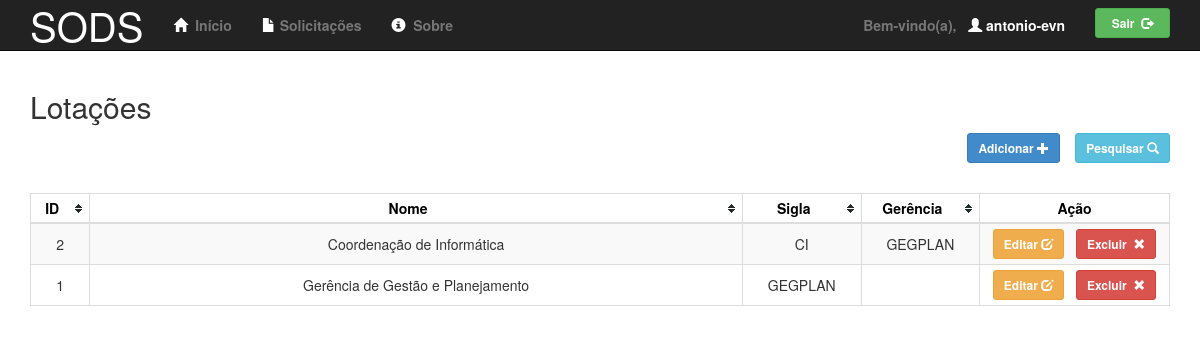
Screenshot of /admin/lotacoes/index.php (signed in) with the database file from the repository.
### tables this page shows
create table lotacao (
    id int not null primary key auto_increment,
    nome varchar(67) not null unique,
    sigla varchar(10) not null unique,
    gerencia_id int
);

### app/lib/db.php (called while the page is built, shortened)
<?php
    function get_db_connection($host='10.243.1.14', $user='sods', $password='dev123') {
        $conexao = null;
        if (isset($host) && isset($user) && isset($password)) {
            $conexao = mysql_connect($host, $user, $password, true);
        }
        return $conexao;
    }
?>

### app/dao/LotacaoDAO.php (called while the page is built, shortened)
<?php
    @require_once $_SERVER['DOCUMENT_ROOT'] . '/sods/app/lib/db.php';
    class LotacaoDAO implements DAO {
        private $connection;
        public function __construct() {
            $this->connection = get_db_connection();
        }
        public function get($field, $value) {
            if (isset($field) && isset($value)) {
                if (gettype($value) == 'string') {
                    $value = "'$value'";
                }
                $query = "select * from lotacao where $field = $value";
                $result = mysql_query($query, $this->connection);
                return mysql_fetch_object($result);
            }
        }
        public function count($criteria=null) {
            $query = "select * from lotacao";
            $result = mysql_query($query, $this->connection);
            $rows = mysql_num_rows($result);
            return $rows;
        }
        public function paginate($rows=10, $start=0, $criteria=null) {
            $all = array();
            $where = empty($criteria) ? "" : "where $criteria";
            $query = "select * from lotacao $where order by id desc limit $rows offset $start";
            $result = mysql_query($query, $this->connection);
            while ($row = mysql_fetch_array($result)) {
                $row['gerencia'] = $this->get('id', $row['gerencia_id']);
                array_push($all, $row);
            }
            return $all;
        }
    }
?>

### admin/lotacoes/index.php (the view, shortened to what this page needs)
<?php
    @include $_SERVER['DOCUMENT_ROOT'] . '/sods/app/controllers/LotacoesController.php';
    $controller = new LotacoesController();
?>
<?php
        @include $_SERVER['DOCUMENT_ROOT'] . '/sods/includes/topo.php';
?>
        <div class="container">
            <h2>Lotações</h2>
            <div class="row">
                <div class="col-md-12">
                    <div class="col-md-11">
                        <button
                            id="btn-add"
                            class="btn btn-primary btn-sm pull-right"
                            data-toggle="modal"
                            data-target="#modal-add"
                            onclick="add()">
                            <b>Adicionar</b>
                            <span class="glyphicon glyphicon-plus"></span>
                        </button>
                    </div>
                    <button
                        id="btn-search"
                        class="btn btn-info btn-sm pull-right"
                        data-toggle="modal"
                        data-target="#modal-search"
                        onclick="search()">
                        <b>Pesquisar</b>
                        <span class="glyphicon glyphicon-search"></span>
                    </button>
                </div>
            </div>
            <div class="row">
                <div class="col-md-12">&nbsp;</div>
            </div>
            <div id="grid" class="table-responsive">
<?php
                    echo $controller->getGrid(1);
?>
            </div>
        </div>
<?php
    @include $_SERVER['DOCUMENT_ROOT'] . '/sods/includes/rodape.php';
?>

### app/controllers/LotacoesController.php (shortened to what this page needs)
<?php
    @require_once $_SERVER['DOCUMENT_ROOT'] . '/sods/app/dao/LotacaoDAO.php';
    class LotacoesController extends Controller {
        public function __construct() {
            $this->dao = new LotacaoDAO();
            $this->paginator->totalrecords = $this->dao->count();
        }
        public function getPage($page_number=1, $rows=10, $criteria=null) {
            return $this->dao->paginate($rows, $page_number * $rows - $rows, $criteria);
        }
        public function getGrid($page_number=1, $filter=null, $value=null) {
            $criteria = null;
            $lotacoes = $this->getPage($page_number, 10, $criteria);
            $total_records = empty($criteria) ? $this->dao->count() : $this->dao->count($criteria);
            $this->paginator->totalrecords = $total_records;
            if ($total_records > 0) {
                $html = "<table id=\"tablesorter\"\n";
                $html .= "    class=\"table table-striped table-bordered table-condensed tablesorter\">\n";
                $html .= "    <thead>\n";
                $html .= "        <tr>\n";
                $html .= "            <th width=\"5%\">ID</th>\n";
                $html .= "            <th width=\"55%\">Nome</th>\n";
                $html .= "            <th width=\"10%\">Sigla</th>\n";
                $html .= "            <th width=\"10%\">Gerência</th>\n";
                $html .= "            <th class=\"nonSortable\">Ação</th>\n";
                $html .= "        </tr>\n";
                $html .= "    </thead>\n";
                $html .= "    <tbody>\n";
                foreach ($lotacoes as $lotacao) {
                    $html .= "        <tr>\n";
                    $html .= "            <td>{$lotacao['id']}</td>\n";
                    $html .= "            <td>{$lotacao['nome']}</td>\n";
                    $html .= "            <td>{$lotacao['sigla']}</td>\n";
                    if (isset($lotacao['gerencia'])) {
                        $tooltip =  "<span data-toggle=\"tooltip\" data-placement=\"bottom\"\n" .
                            "title=\"{$lotacao['gerencia']->nome}\">{$lotacao['gerencia']->sigla}</span>";
                        $html .= "        <td>$tooltip</td>\n";
                    } else {
                        $html .= "        <td></td>\n";
                    }
                    $html .= "            <td colspan=\"2\" style=\"width: 16%;\">\n";
                    $html .= "                <button\n";
                    $html .= "                    class=\"btn btn-warning btn-sm\"\n";
                    $html .= "                    data-toggle=\"modal\"\n";
                    $html .= "                    data-target=\"#modal-edit\"\n";
                    $html .= "                    onclick='edit(" . json_encode($lotacao) . ", $page_number)'>\n";
                    $html .= "                    <strong>\n";
                    $html .= "                        Editar&nbsp;<span class=\"glyphicon glyphicon-edit\"></span>\n";
                    $html .= "                    </strong>\n";
                    $html .= "                </button>&nbsp;&nbsp;\n";
                    $html .= "                <button\n";
                    $html .= "                    class=\"delete-type btn btn-danger btn-sm\"\n";
                    $html .= "                    data-toggle=\"modal\"\n";
                    $html .= "                    data-target=\"#modal-del\"\n";
                    $html .= "                    onclick='del(" . json_encode($lotacao) . ", $page_number,\n";
                    $html .= "                        $total_records)'>\n";
                    $html .= "                    <strong>\n";
                    $html .= "                        Excluir&nbsp;\n";
                    $html .= "                        <span class=\"glyphicon glyphicon-remove\"></span>\n";
                    $html .= "                    </strong>\n";
                    $html .= "                </button>\n";
                    $html .= "            </td>\n";
                    $html .= "        </tr>\n";
                }
                $html .= "    </tbody>\n";
                $html .= "</table>\n";
            } else {
                $html = "<div class=\"alert alert-danger\" role=\"alert\">\n";
                $html .= "    <center><b>Nenhum registro encontrado.</b></center>\n";
                $html .= "</div>\n";
            }
            return $html;
        }
    }
?>

### static/css/sods.css (style rules this page uses)
body { min-height: auto; padding-top: 70px; }
.table { margin: auto 0; }
.table th { text-align: center; font-size: 14px; }
.table td { text-align: center; font-size: 14px; }
#tablesorter th { text-align: center; vertical-align: middle; font-size: 14px; }
#tablesorter td { text-align: center; vertical-align: middle; font-size: 14px; word-wrap: break-word; word-break: break-all; }

### static/css/theme.default.css (style rules this page uses)
.tablesorter-default { width: 100%; color: #333; background-color: #fff; border-spacing: 0; margin: 10px 0 15px; text-align: left; }
.tablesorter-default th, .tablesorter-default thead td { color: #000; background-color: #fff; border-collapse: collapse; border-bottom: #ccc 2px solid; padding: 0; }
.tablesorter-default .header, .tablesorter-default .tablesorter-header { background-position: center right; background-repeat: no-repeat; cursor: pointer; white-space: normal; padding: 4px 20px 4px 4px; }
.tablesorter-default thead .sorter-false { background-image: none; cursor: default; padding: 4px; }
.tablesorter-default td { background-color: #fff; border-bottom: #ccc 1px solid; padding: 4px; vertical-align: top; }

### rows the page displays
lotacao: id "2", nome "Coordenação de Informática", sigla "CI", gerencia.sigla "GEGPLAN", value "Excluir"
lotacao: id "1", nome "Gerência de Gestão e Planejamento", sigla "GEGPLAN", value "Excluir"

### other values shown
$_SESSION['usuario']['login'] "antonio-evn"
